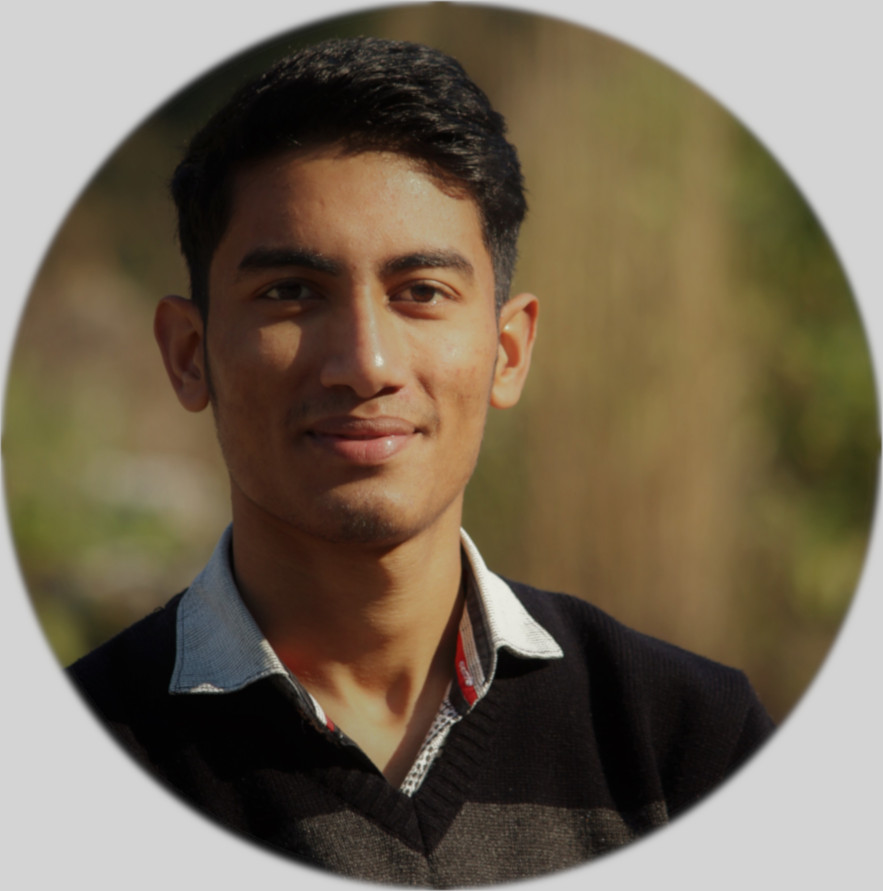
#> input picture jupy/test1/image.jpg, 883 x 891 px
$ jupyter execute --allow-errors 'numpy practice.ipynb'
#> lines starting #> are read from the running program, lines starting #| are printed output that depends on the picture
[cell 1]
import cv2

[cell 2]
image1 = cv2.imread("image.jpg",1)
#> image1 is the input picture: shape (891, 883, 3); mean B, G, R 85.7, 104.5, 117.3

[cell 3]
image1

[cell 4]
image2 = cv2.imread("image.jpg",0)
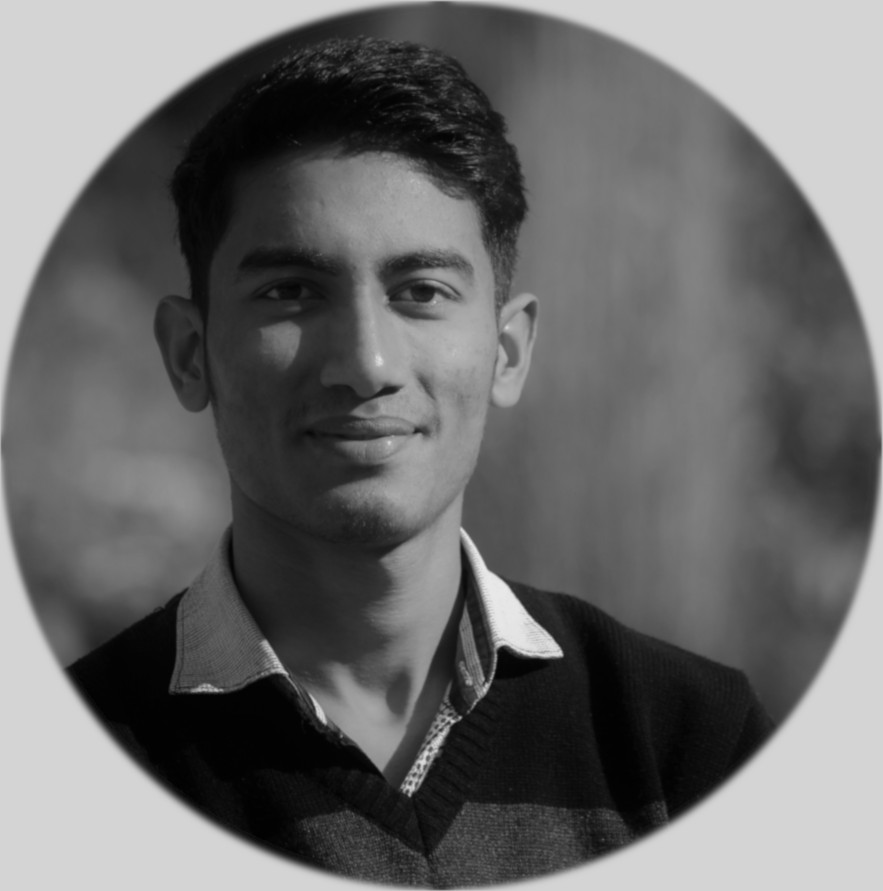
#> image2: shape (891, 883); min 0, max 235, mean 106.2
image2

[cell 5]
img = cv2.imwrite('new.jpeg',image2)
img
#> Out = True
